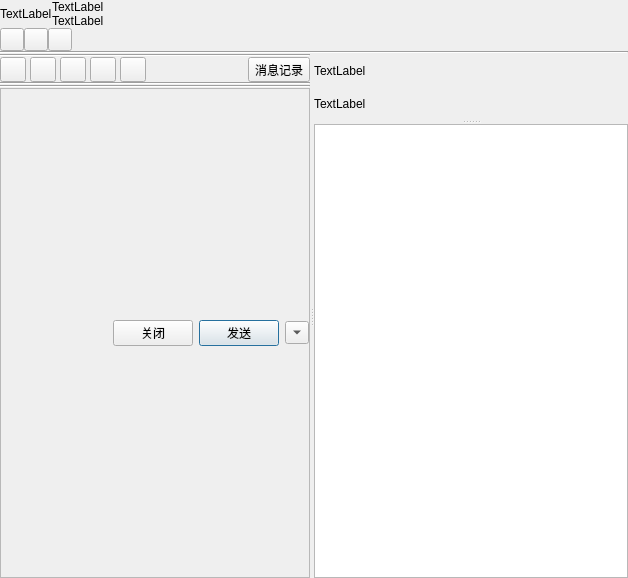
<?xml version="1.0" encoding="UTF-8"?>
<ui version="4.0">
 <class>QQGroupChatDlg</class>
 <widget class="QWidget" name="QQGroupChatDlg">
  <property name="geometry">
   <rect>
    <x>0</x>
    <y>0</y>
    <width>628</width>
    <height>578</height>
   </rect>
  </property>
  <property name="minimumSize">
   <size>
    <width>620</width>
    <height>500</height>
   </size>
  </property>
  <property name="windowTitle">
   <string>Dialog</string>
  </property>
  <property name="styleSheet">
   <string notr="true"/>
  </property>
  <layout class="QVBoxLayout" name="verticalLayout_4">
   <property name="spacing">
    <number>0</number>
   </property>
   <property name="margin">
    <number>0</number>
   </property>
   <item>
    <layout class="QHBoxLayout" name="horizontalLayout_6">
     <property name="spacing">
      <number>0</number>
     </property>
     <property name="sizeConstraint">
      <enum>QLayout::SetMinimumSize</enum>
     </property>
     <item>
      <layout class="QHBoxLayout" name="horizontalLayout">
       <item>
        <widget class="QLabel" name="lbl_avatar_">
         <property name="sizePolicy">
          <sizepolicy hsizetype="Fixed" vsizetype="Fixed">
           <horstretch>0</horstretch>
           <verstretch>0</verstretch>
          </sizepolicy>
         </property>
         <property name="text">
          <string>TextLabel</string>
         </property>
         <property name="margin">
          <number>5</number>
         </property>
        </widget>
       </item>
       <item>
        <layout class="QVBoxLayout" name="verticalLayout">
         <item>
          <widget class="QLabel" name="lbl_name_">
           <property name="sizePolicy">
            <sizepolicy hsizetype="Preferred" vsizetype="Minimum">
             <horstretch>0</horstretch>
             <verstretch>0</verstretch>
            </sizepolicy>
           </property>
           <property name="text">
            <string>TextLabel</string>
           </property>
          </widget>
         </item>
         <item>
          <widget class="QLabel" name="lbl_category_">
           <property name="text">
            <string>TextLabel</string>
           </property>
          </widget>
         </item>
        </layout>
       </item>
      </layout>
     </item>
    </layout>
   </item>
   <item>
    <layout class="QHBoxLayout" name="horizontalLayout_2">
     <item>
      <widget class="QToolButton" name="toolButton">
       <property name="text">
        <string/>
       </property>
      </widget>
     </item>
     <item>
      <widget class="QToolButton" name="toolButton_2">
       <property name="text">
        <string/>
       </property>
      </widget>
     </item>
     <item>
      <widget class="QToolButton" name="toolButton_3">
       <property name="text">
        <string/>
       </property>
      </widget>
     </item>
     <item>
      <spacer name="horizontalSpacer">
       <property name="orientation">
        <enum>Qt::Horizontal</enum>
       </property>
       <property name="sizeHint" stdset="0">
        <size>
         <width>40</width>
         <height>20</height>
        </size>
       </property>
      </spacer>
     </item>
    </layout>
   </item>
   <item>
    <widget class="Line" name="line">
     <property name="orientation">
      <enum>Qt::Horizontal</enum>
     </property>
    </widget>
   </item>
   <item>
    <widget class="QSplitter" name="splitter_main_">
     <property name="sizePolicy">
      <sizepolicy hsizetype="Expanding" vsizetype="Expanding">
       <horstretch>0</horstretch>
       <verstretch>0</verstretch>
      </sizepolicy>
     </property>
     <property name="styleSheet">
      <string notr="true">QSplitter#spliter_main_{
margin:0 2 2 2;
}</string>
     </property>
     <property name="orientation">
      <enum>Qt::Horizontal</enum>
     </property>
     <property name="handleWidth">
      <number>4</number>
     </property>
     <widget class="QSplitter" name="splitter_left_">
      <property name="orientation">
       <enum>Qt::Vertical</enum>
      </property>
      <property name="handleWidth">
       <number>4</number>
      </property>
      <widget class="QWidget" name="layoutWidget">
       <layout class="QVBoxLayout" name="v_layout_left_">
        <property name="spacing">
         <number>0</number>
        </property>
        <item>
         <widget class="Line" name="line_3">
          <property name="orientation">
           <enum>Qt::Horizontal</enum>
          </property>
         </widget>
        </item>
        <item>
         <layout class="QHBoxLayout" name="horizontalLayout_4">
          <property name="spacing">
           <number>4</number>
          </property>
          <item>
           <widget class="QToolButton" name="toolButton_4">
            <property name="text">
             <string/>
            </property>
            <property name="iconSize">
             <size>
              <width>18</width>
              <height>18</height>
             </size>
            </property>
           </widget>
          </item>
          <item>
           <widget class="QToolButton" name="btn_qqface">
            <property name="text">
             <string/>
            </property>
            <property name="iconSize">
             <size>
              <width>18</width>
              <height>18</height>
             </size>
            </property>
           </widget>
          </item>
          <item>
           <widget class="QToolButton" name="btn_send_img">
            <property name="text">
             <string/>
            </property>
            <property name="iconSize">
             <size>
              <width>18</width>
              <height>18</height>
             </size>
            </property>
           </widget>
          </item>
          <item>
           <widget class="QToolButton" name="toolButton_8">
            <property name="text">
             <string/>
            </property>
            <property name="iconSize">
             <size>
              <width>18</width>
              <height>18</height>
             </size>
            </property>
           </widget>
          </item>
          <item>
           <widget class="QToolButton" name="toolButton_9">
            <property name="text">
             <string/>
            </property>
            <property name="iconSize">
             <size>
              <width>18</width>
              <height>18</height>
             </size>
            </property>
           </widget>
          </item>
          <item>
           <spacer name="horizontalSpacer_2">
            <property name="orientation">
             <enum>Qt::Horizontal</enum>
            </property>
            <property name="sizeHint" stdset="0">
             <size>
              <width>40</width>
              <height>20</height>
             </size>
            </property>
           </spacer>
          </item>
          <item>
           <widget class="QToolButton" name="btn_chat_log">
            <property name="text">
             <string>消息记录</string>
            </property>
           </widget>
          </item>
         </layout>
        </item>
        <item>
         <widget class="Line" name="fourth_line_">
          <property name="orientation">
           <enum>Qt::Horizontal</enum>
          </property>
         </widget>
        </item>
        <item>
         <widget class="Line" name="line_5">
          <property name="orientation">
           <enum>Qt::Horizontal</enum>
          </property>
         </widget>
        </item>
        <item>
         <widget class="QFrame" name="frame_chatdlg_bottom">
          <property name="frameShape">
           <enum>QFrame::StyledPanel</enum>
          </property>
          <property name="frameShadow">
           <enum>QFrame::Raised</enum>
          </property>
          <layout class="QVBoxLayout" name="verticalLayout_3">
           <property name="spacing">
            <number>0</number>
           </property>
           <property name="margin">
            <number>0</number>
           </property>
           <item>
            <layout class="QHBoxLayout" name="horizontalLayout_3">
             <property name="spacing">
              <number>6</number>
             </property>
             <item>
              <spacer name="horizontalSpacer_3">
               <property name="orientation">
                <enum>Qt::Horizontal</enum>
               </property>
               <property name="sizeHint" stdset="0">
                <size>
                 <width>40</width>
                 <height>20</height>
                </size>
               </property>
              </spacer>
             </item>
             <item>
              <widget class="QPushButton" name="btn_close">
               <property name="text">
                <string>关闭</string>
               </property>
              </widget>
             </item>
             <item>
              <widget class="QPushButton" name="btn_send_msg">
               <property name="text">
                <string>发送</string>
               </property>
               <property name="default">
                <bool>true</bool>
               </property>
              </widget>
             </item>
             <item>
              <widget class="QToolButton" name="btn_send_key">
               <property name="sizePolicy">
                <sizepolicy hsizetype="Preferred" vsizetype="Fixed">
                 <horstretch>0</horstretch>
                 <verstretch>0</verstretch>
                </sizepolicy>
               </property>
               <property name="text">
                <string>发送</string>
               </property>
               <property name="popupMode">
                <enum>QToolButton::InstantPopup</enum>
               </property>
               <property name="toolButtonStyle">
                <enum>Qt::ToolButtonIconOnly</enum>
               </property>
               <property name="arrowType">
                <enum>Qt::DownArrow</enum>
               </property>
              </widget>
             </item>
            </layout>
           </item>
          </layout>
         </widget>
        </item>
       </layout>
      </widget>
     </widget>
     <widget class="QSplitter" name="splitter_right_">
      <property name="sizePolicy">
       <sizepolicy hsizetype="Minimum" vsizetype="Expanding">
        <horstretch>0</horstretch>
        <verstretch>0</verstretch>
       </sizepolicy>
      </property>
      <property name="minimumSize">
       <size>
        <width>170</width>
        <height>0</height>
       </size>
      </property>
      <property name="orientation">
       <enum>Qt::Vertical</enum>
      </property>
      <property name="handleWidth">
       <number>4</number>
      </property>
      <widget class="QWidget" name="layoutWidget">
       <layout class="QVBoxLayout" name="verticalLayout_2">
        <property name="spacing">
         <number>0</number>
        </property>
        <item>
         <widget class="QLabel" name="label_4">
          <property name="text">
           <string>TextLabel</string>
          </property>
         </widget>
        </item>
        <item>
         <widget class="QLabel" name="label_5">
          <property name="text">
           <string>TextLabel</string>
          </property>
         </widget>
        </item>
       </layout>
      </widget>
      <widget class="QListView" name="lv_members_">
       <property name="minimumSize">
        <size>
         <width>160</width>
         <height>0</height>
        </size>
       </property>
       <property name="iconSize">
        <size>
         <width>30</width>
         <height>30</height>
        </size>
       </property>
      </widget>
     </widget>
    </widget>
   </item>
  </layout>
  <zorder>splitter_main_</zorder>
  <zorder>line</zorder>
 </widget>
 <resources/>
 <connections/>
</ui>
